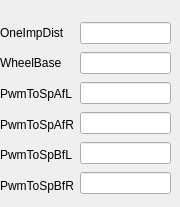
       <widget class="QWidget" name="NvmCfg2">
        <attribute name="title">
         <string>NvmCfg2</string>
        </attribute>
        <widget class="QWidget" name="">
         <property name="geometry">
          <rect>
           <x>0</x>
           <y>20</y>
           <width>171</width>
           <height>178</height>
          </rect>
         </property>
         <layout class="QHBoxLayout" name="horizontalLayout_20">
          <item>
           <layout class="QVBoxLayout" name="verticalLayout_7">
            <item>
             <widget class="QLabel" name="LabOneImpDist">
              <property name="text">
               <string>OneImpDist</string>
              </property>
             </widget>
            </item>
            <item>
             <widget class="QLabel" name="LabWheelBase">
              <property name="text">
               <string>WheelBase</string>
              </property>
             </widget>
            </item>
            <item>
             <widget class="QLabel" name="LabPwmToSpAFacL">
              <property name="text">
               <string>PwmToSpAfL</string>
              </property>
             </widget>
            </item>
            <item>
             <widget class="QLabel" name="LabPwmToSpAFacR">
              <property name="text">
               <string>PwmToSpAfR</string>
              </property>
             </widget>
            </item>
            <item>
             <widget class="QLabel" name="LabPwmToSpBFacL">
              <property name="text">
               <string>PwmToSpBfL</string>
              </property>
             </widget>
            </item>
            <item>
             <widget class="QLabel" name="LabPwmToSpBFacR">
              <property name="text">
               <string>PwmToSpBfR</string>
              </property>
             </widget>
            </item>
           </layout>
          </item>
          <item>
           <layout class="QVBoxLayout" name="verticalLayout_6">
            <item>
             <widget class="QLineEdit" name="TextOneImpDist"/>
            </item>
            <item>
             <widget class="QLineEdit" name="TextWheelBase"/>
            </item>
            <item>
             <widget class="QLineEdit" name="TextPwmToSpAFacL"/>
            </item>
            <item>
             <widget class="QLineEdit" name="TextPwmToSpAFacR"/>
            </item>
            <item>
             <widget class="QLineEdit" name="TextPwmToSpBFacL"/>
            </item>
            <item>
             <widget class="QLineEdit" name="TextPwmToSpBFacR"/>
            </item>
           </layout>
          </item>
         </layout>
        </widget>
       </widget>
